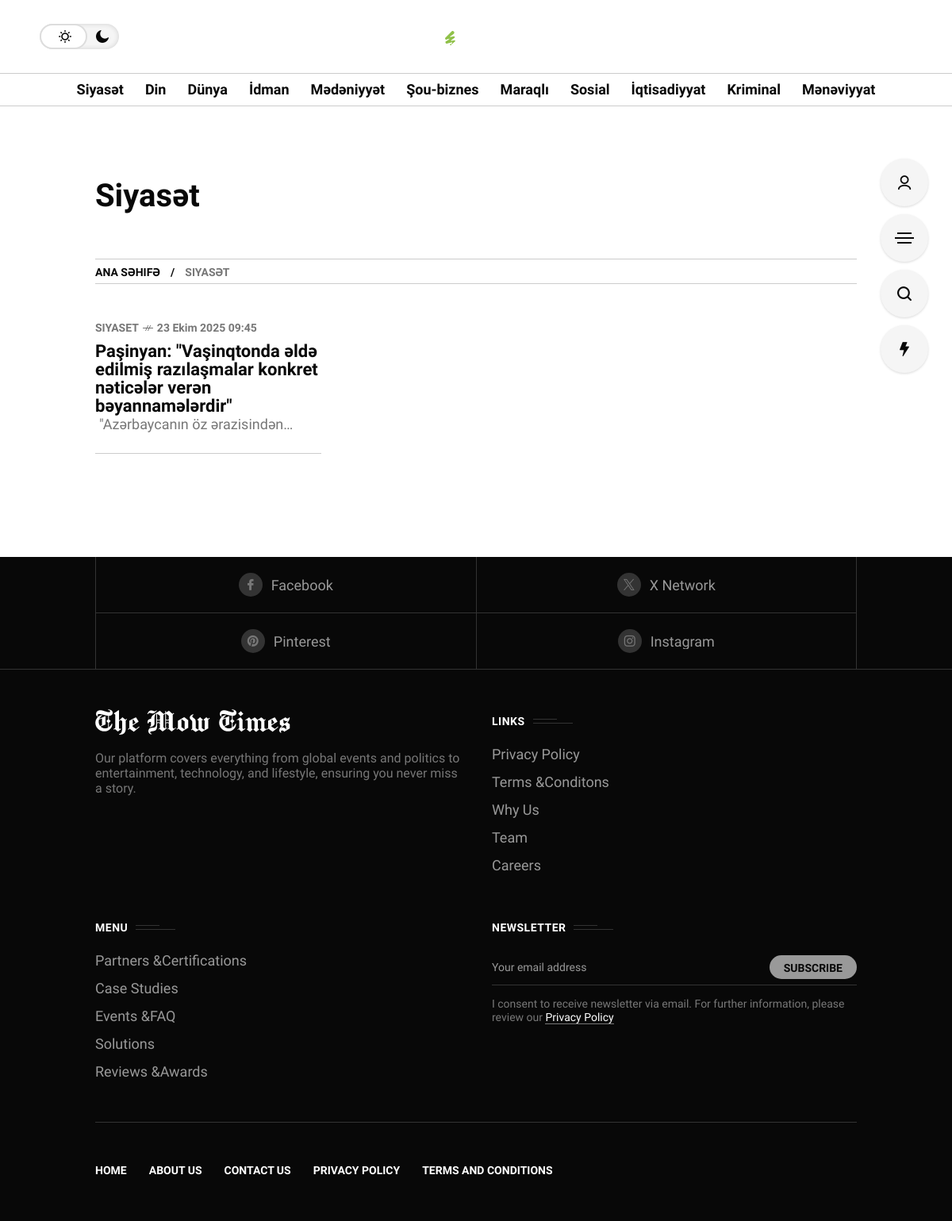
/siyaset/, run on the app's committed database.
### polls/models.py (models this page shows, shortened)
class GlobalSettings(models.Model):
    logo = models.ImageField(upload_to='images',blank=True,verbose_name='Logo')
    site_name = models.CharField(max_length=255, default="Baku Times")
    title = models.CharField(max_length=255, default="Xəbərlər və Məqalələr Saytı")
    contact_email = models.EmailField(blank=True, null=True)
    maintenance_mode = models.CharField(max_length=50, default="light")
    phone_number = models.CharField(max_length=100, blank=True, null=True)
    @classmethod
    def get_instance(cls):
        obj, created = cls.objects.get_or_create(pk=1)
        return obj

class Category(models.Model):
    id = models.AutoField(auto_created=True, primary_key=True, serialize=False)
    category_name = models.CharField(max_length=250, verbose_name='Kateqoriya adı')
    category_slug = models.SlugField(max_length=250, verbose_name='Kateqoriya yolu (url)', unique=True, blank=True)
    class Meta:
        verbose_name_plural = "Categories"
    def __str__(self):
        return self.category_name

class Article(models.Model):
    STATUS_CHOICES = (
        ("draft", "Draft"),
        ("published", "Published"),
    )
    id = models.AutoField(auto_created=True, primary_key=True, serialize=False)
    category = models.ForeignKey(Category, on_delete=models.SET_NULL, null=True, blank=True)
    title = models.CharField(max_length=250, verbose_name='Başlıq')
    slug = models.SlugField(max_length=255, unique=True, blank=True)
    author = models.ForeignKey(User, on_delete=models.CASCADE, related_name="news_articles")
    body = RichTextField()
    picture = models.ImageField(upload_to='images',blank=True,verbose_name='Şəkil')
    publish = models.DateTimeField(auto_now_add=True)
    updated = models.DateTimeField(auto_now=True)
    status = models.CharField(max_length=10, choices=STATUS_CHOICES, default="draft")
    class Meta:
        ordering = ("-publish",)

### polls/views.py (the view)
# urls.py: re_path(r'^(?P<category_name>[\w-]+)/$', categories, name='categories'),
def categories(request,category_name):
     categories = query.get_category()
     if_not_page = query.get_category(category_name)
     contents =   query.get_article(category_name=category_name,slug_name=None)
     if contents == "cooming_soon":
          return render(request, "comingsoon.html",{'categories':categories, 'settings_obj':settings_obj},)
     return render(request, 'category.html',{'categories':categories,'if_not_page':if_not_page, 'contents': contents, 'settings_obj':settings_obj})

### templates/category.html (shortened to what this page needs)
   {% extends 'header.html' %}
{% block body %}
      {% load static %}
            <div class="mow_fn_content">
                <div class="mow_fn_index" data-secondary-sidebar="disable" data-main-sidebar="wsr" data-page="blog">
                    <div class="mow_fn_pagetitle">
                        <div class="container">
                            <div class="pagetitle">
                                <div class="pt_left">
                                    <h1 class="fn__title ">{{if_not_page}}</h1>
                                </div>
                            </div>
                        </div>
                    </div>
                    <div class="mow_fn_breadcrumbs">
                        <div class="container">
                            <div class="breadcrumbs_wrap">
                                <ul id="breadcrumbs" class="breadcrumbs">
                                    <li class="item-home">
                                        <a class="bread-link bread-home" href="{% url 'polls:home' %}" title="Ana Səhifə">Ana Səhifə</a>
                                    </li>
                                    <li class="separator separator-home">
                                    </li>
                                    <li class="item-current item-cat">
                                        <span class="bread-current bread-cat">{{if_not_page}}</span>
                                    </li>
                                </ul>
                            </div>
                        </div>
                    </div>
                    <div class="mow_fn_ws">
                        <div class="container">
                            <div class="wspage_cols">
                                <div class="wspage_col wspage_list">
                                    <div class="wspage_in">
                                        <div class="mow_fn_blog mow_fn_blog_simple_text">
                                            <div class="mow_fn_bloglist">
                                                <div class="container">
                                                    <div class="mow_fn_bloglist_simple_text">
                                                         {% if contents != None %}
                                        {% for content in contents %}
                                                        <article class="post-1217 post type-post status-publish format-standard has-post-thumbnail hentry category-politics category-us tag-republican tag-trump post_item" id="post-1217">
                                                            <div class="blog__item blog__item_simple_text">
                                                                <div class="fn__meta">
                                                                    <p>
                                                                        <a class=" fn_last_category" href="{% url 'slug' category_name=content.category.category_slug  slug_name=content.slug %}">{{content.category.category_slug}}</a>
                                                                        <span class="meta_sep"></span>
                                                                        <span class="meta_item meta_date" title="{{content.publish}}">
                                                                           {{content.publish}}
                                                                        </span>
                                                                    </p>
                                                                </div>
                                                                <div class="title_holder">
                                                                    <h2 class="post_title">
                                                                        <a href="{% url 'slug' category_name=content.category.category_slug  slug_name=content.slug %}" aria-label="{{content.title}}">{{content.title}}</a>
                                                                    </h2>
                                                                    <p class="fn__descr">  {{content.body|safe}}</p>
                                                                </div>
                                                            </div>
                                                        </article>
                                                         {% endfor %}
                                    {% endif %}
                                                    </div>
                                                </div>
                                            </div>
                                        </div>
                                    </div>
                                </div>
                        </div>
                    </div>
                </div>
            </div>
                  {% include 'footer.html' %}
        </div>
 {% include 'searchbox.html' %}
{% endblock %}

### templates/header.html (shortened to what this page needs)
  {% load static %}
<!DOCTYPE html>
<html lang="en-US" >
    <head>
        <link rel='stylesheet' id='contact-form-7-css' href='{% static  'css/styles.css' %}' type='text/css' media='all'/>
        <link rel='stylesheet' id='elementor-frontend-css' href='{% static  'css/frontend.min.css' %}' type='text/css' media='all'/>
        <link rel='stylesheet' id='elementor-post-7-css' href='{% static  'css/post-7.css' %}' type='text/css' media='all'/>
        <link rel='stylesheet' id='justified-css' href='{% static  'css/justified.css' %}' type='text/css' media='all'/>
        <link rel='stylesheet' id='frel_style-css' href='{% static  'css/style.css' %}' type='text/css' media='all'/>
        <link rel='stylesheet' id='elementor-post-325-css' href='{% static  'css/post-325.css' %}' type='text/css' media='all'/>
        <link rel='stylesheet' id='mow-fn-base-css' href='{% static  'css/base.min.css' %}' type='text/css' media='all'/>
        <link rel='stylesheet' id='slick-css' href='{% static  'css/slick.min.css' %}' type='text/css' media='all'/>
        <link rel='stylesheet' id='quill-css' href='{% static  'css/quill.min.css' %}' type='text/css' media='all'/>
        <link rel='stylesheet' id='ytplayer-css' href='{% static  'css/mb-ytplayer.min.css' %} ' type='text/css' media='all'/>
        <link rel='stylesheet' id='lightgallery-css' href='{% static  'css/lightgallery.min.css' %}' type='text/css' media='all'/>
        <link rel='stylesheet' id='swiper-css' href='{% static  'css/swiper.min.css' %}' type='text/css' media='all'/>
        <link rel='stylesheet' id='mediaelementplayer-css' href='{% static  'css/mediaelementplayer.min.css' %}' type='text/css' media='all'/>
        <link rel='stylesheet' id='mow-fn-icons-css' href='{% static  'css/f_icons.min.css' %}' type='text/css' media='all'/>
        <link rel='stylesheet' id='mow-fn-widgets-css' href='{% static  'css/widgets.min.css' %}' type='text/css' media='all'/>
        <link rel='stylesheet' id='mow-fn-woocommerce-css' href='{% static  'css/woocommerce.min.css' %}' type='text/css' media='all'/>
        <link rel='stylesheet' id='mow-fn-relink-css' href='{% static  'css/relink.min.css' %}' media='all'/>
        <link rel='stylesheet' id='mow-fn-style-css' href='{% static  'css/style.min.css' %}' type='text/css' media='all'/>
        <link rel='stylesheet' id='mow-fn-responsive-css' href='{% static  'css/responsive.min.css' %}' type='text/css' media='all'/>
        <link rel='stylesheet' id='mow-fn-dark-css' href='{% static  'css/dark.min.css' %}' type='text/css' media='all'/>
        <link rel='stylesheet' id='mow-fn-rtl-css' href='{% static  'css/rtl.min.css' %}' type='text/css' media='all'/>
        <link rel='stylesheet' id='mow-fn-stylesheet-css' href='{% static  'assets/style.css' %}' type='text/css' media='all'/>
        <link rel='stylesheet' id='mow_fn_inline-css' href='{% static  'css/inline.css' %}' type='text/css' media='all'/>
        <link rel='stylesheet' id='elementor-gf-local-roboto-css' href='{% static  'css/roboto.css' %}' type='text/css' media='all'/>
        <link rel='stylesheet' id='elementor-gf-local-robotoslab-css' href='{% static  'css/robotoslab.css' %}' type='text/css' media='all'/>
    </head>
     <body class="home wp-singular page-template page-template-page-noblog page-template-page-noblog-php page page-id-325 wp-theme-mow sidebar_sticky_enable ltr mow_ltr mow-core-ready elementor-default elementor-kit-7 elementor-page elementor-page-325">
        <div class="mow-fn-wrapper">
            <header id="mow_fn_header" data-header-width="boxed">
                <div class="mow_fn_mlogo_header" data-layout="full_border">
                    <div class="header_logo_wrap">
                        <div class="header_logo">
                            <div class="left_item">
                                <div class="ht_left_item fn__skin">
                                    <a href="#" class="light">
                                        <i class="fn__isvg fn__isvg-svg__sun "></i>
                                    </a>
                                    <a href="#" class="dark">
                                        <i class="fn__isvg fn__isvg-svg__moon "></i>
                                    </a>
                                </div>
                            </div>
                            <div class="middle_item">
                                <div class="fn__logo">
                                    <a href="{% url 'polls:home'  %}">
                                        <img loading="lazy" loading="lazy" decoding="async" width="351" height="46" class="dark_logo" src="{% static  settings_obj.logo %}" alt="logo">
                                    </a>
                                </div>
                            </div>
                        </div>
                    </div>
 {% include 'menu.html'  with category=categories  %}
                </div>
            </header>
{% block body %}
{%endblock%}
    </body>
</html>

### templates/menu.html (shortened to what this page needs)
{% load static %}
 <div class="header_nav_wrap">
                        <div class="header_nav">
                            <div class="menu-main-menu-container">
                                <ul id="menu-main-menu" class="mow_fn_main_nav">
                                        {% if category != None %}
                                        {% for cat in category %}
                                    <li id="menu-item-1236" class="menu-item menu-item-type-taxonomy menu-item-object-category menu-item-1236">
                                        <a href={% url 'categories' category_name=cat.category_slug %}>
                                            <span>
                                                {{ cat }}
                                            </span>
                                    </li>
                                   {% endfor %}
                                    {% endif %}
                                </ul>
                            </div>
                        </div>
                    </div>

### data on the page
GlobalSettings: logo (picture)
Category: category_name "Siyasət", category_name "SIYASƏT"
Category: category_name "Din"
Category: category_name "Dünya"
Category: category_name "İdman"
Category: category_name "Mədəniyyət"
Category: category_name "Şou-biznes"
Category: category_name "Maraqlı"
Category: category_name "Sosial"
Category: category_name "İqtisadiyyat"
Category: category_name "Kriminal"
Category: category_name "Mənəviyyat"
Article: category.category_slug "SIYASET", publish "23 Ekim 2025 09:45", title "Paşinyan: \"Vaşinqtonda əldə edilmiş razılaşmalar konkret nəticələr verən bəyannamələrdir\"", body "\"Azərbaycanın öz…"
